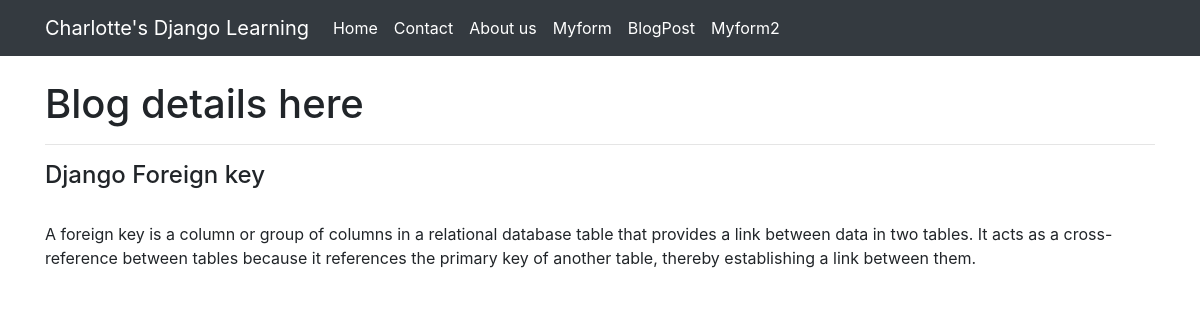
The app's page /blog_details/1 with its own data.
### myapp/models.py (models this page shows, shortened)
class BlogPost(models.Model):
    blog_image = models.ImageField(blank=True, upload_to=upload_path)
    blog_title = models.CharField(max_length=200)
    blog_description = models.TextField()
    written_by = models.ForeignKey(User, on_delete=models.CASCADE)
    created_at = models.DateField(auto_now=True)

### myapp/views.py (the view)
# urls.py: path('blog_details/<int:blog_id>', blog_details),
def blog_details(request, blog_id):
    my_blog_details = BlogPost.objects.filter(id=blog_id)
    makedictionary = {
        "single_data": my_blog_details
    }
    return render(request, "blogpostshow.html", context=makedictionary)

### Template/blogpostshow.html (shortened to what this page needs)
{% extends "base.html" %}
{% block container %}
<h1>Blog details here </h1>
<hr>
{% for blog in single_data%}
    <h4>{{blog.blog_title}}</h4>
    <br>
    <p> {{ blog.blog_description|safe }}</p>
{% endfor %}
{% endblock %}

### records on screen
BlogPost: blog_title "Django Foreign key", blog_description "A foreign key is a column or group of columns in a relational database table that provides a link between data in two tables. It acts as a cross-reference between tables because it references the primary key of another table, thereby establishing a link between them."
